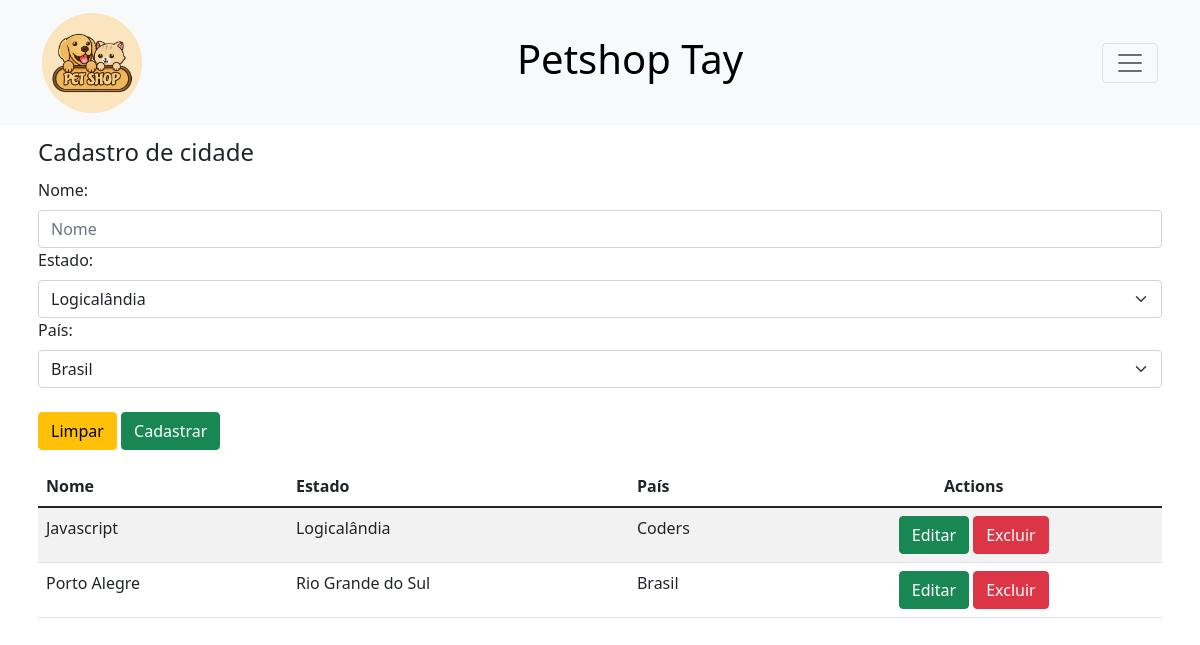
Screenshot of /view/FrmCidade.php with the database file from the repository.
### tables this page shows
CREATE TABLE `cidade` (
  `id` int(11) NOT NULL,
  `nome` varchar(255) NOT NULL,
  `id_estado` int(11) DEFAULT NULL,
  `id_pais` int(11) DEFAULT NULL
);

CREATE TABLE `estado` (
  `id` int(11) NOT NULL,
  `nome` varchar(255) DEFAULT NULL,
  `uf` varchar(10) DEFAULT NULL,
  `id_pais` int(11) DEFAULT NULL
);

CREATE TABLE `pais` (
  `id` int(11) NOT NULL,
  `nome` varchar(255) DEFAULT NULL,
  `sigla` varchar(20) DEFAULT NULL
);

### DAO/Conexao.php (called while the page is built, shortened)
<?php
class Conexao{
    public static function abrir(){
        $banco = "petshoptay";
        $local = "localhost";
        $usuario = "root";
        $senha = "password";
        $conn = mysqli_connect($local, $usuario, $senha, $banco);
        if($conn){
            return $conn;
        }else{
            return NULL;
        }
    }
    public static function consultar($sql){
        $conn = self::abrir();
        if($conn){
            $result = mysqli_query($conn, $sql);
            return $result;
        }
        return NULL;
    }
}

### DAO/EstadoDao.php (called while the page is built, shortened)
<?php
include_once "../DAO/Conexao.php";
include_once "../model/EstadoModel.php";
class EstadoDao
{
    public static function buscar()
    {
        $sql = "SELECT id, nome, uf, id_pais FROM estado ORDER BY nome";
        $result = Conexao::consultar($sql);
        $lista = new ArrayObject();
        if ($result != null) {
            while (list($_id, $_nome, $_uf, $_pais) = mysqli_fetch_row($result)) {
                $estado = new Estado();
                $estado->setId($_id);
                $estado->setNome($_nome);
                $estado->setUf($_uf);
                $estado->setPais($_pais);
                $lista->append($estado);
            }
        }
        return $lista;
    }
}

### model/EstadoModel.php (called while the page is built, shortened)
<?php
class Estado
{
    private $id;
    private $nome;
    public function __construct($nome = null, $uf = null, $pais = null)
    {
        $this->nome = $nome;
    }
    public function getId()
    {
        return $this->id;
    }
    public function setId($id)
    {
        $this->id = $id;
        return $this;
    }
    public function getNome()
    {
        return $this->nome;
    }
    public function setNome($nome)
    {
        $this->nome = $nome;
        return $this;
    }
    public function setUf($uf)
    {
        return $this;
    }
    public function setPais($pais)
    {
        return $this;
    }
}

### DAO/PaisDao.php (called while the page is built, shortened)
<?php
include_once "../DAO/Conexao.php";
include_once "../model/PaisModel.php";
class PaisDao{
    public static function buscar(){
        $sql = "SELECT id, nome, sigla FROM pais ORDER BY nome";
        $result = Conexao::consultar($sql);
        $lista = new ArrayObject();
        if($result != null){
            while(list($_id, $_nome, $_sigla) = mysqli_fetch_row($result)){
                $pais = new Pais();
                $pais->setId($_id);
                $pais->setNome($_nome);
                $pais->setSigla($_sigla);
                $lista->append($pais);
            }
        }
        return $lista;
    }
}

### model/PaisModel.php (called while the page is built, shortened)
<?php
class Pais
{
    private $id;
    private $nome;
    public function __construct($nome = NULL, $sigla = NULL){
        $this->nome = $nome;
    }
    public function getId(){
        return $this->id;
    }
    public function setId($id){
        $this->id = $id;
        return $this;
    }
    public function getNome(){
        return $this->nome;
    }
    public function setNome($nome){
        $this->nome = $nome;
        return $this;
    }
    public function setSigla($sigla){
        return $this;
    }
}

### DAO/CidadeDao.php (called while the page is built, shortened)
<?php
include_once "../DAO/Conexao.php";
include_once "../model/CidadeModel.php";
class CidadeDao
{
    public static function buscar()
    {
        $sql = "SELECT id, nome, id_estado, id_pais FROM cidade ORDER BY nome";
        $result = Conexao::consultar($sql);
        $lista = new ArrayObject();
        if ($result != null) {
            while (list($_id, $_nome, $_estado, $_pais) = mysqli_fetch_row($result)) {
                $cidade = new cidade();
                $cidade->setId($_id);
                $cidade->setNome($_nome);
                $cidade->setEstado($_estado);
                $cidade->setPais($_pais);
                $lista->append($cidade);
            }
        }
        return $lista;
    }
}

### model/CidadeModel.php (called while the page is built)
<?php
class Cidade
{
    private $id;
    private $nome;
    private $estado;
    private $pais;
    public function __construct($nome = null, $estado = null, $pais = null)
    {
        $this->nome = $nome;
        $this->estado = $estado;
        $this->pais = $pais;
    }
    public function getId()
    {
        return $this->id;
    }
    public function setId($id)
    {
        $this->id = $id;
        return $this;
    }
    public function getNome()
    {
        return $this->nome;
    }
    public function setNome($nome)
    {
        $this->nome = $nome;
        return $this;
    }
    public function getEstado()
    {
        return $this->estado;
    }
    public function setEstado($estado)
    {
        $this->estado = $estado;
        return $this;
    }
    public function getPais()
    {
        return $this->pais;
    }
    public function setPais($pais)
    {
        $this->pais = $pais;
        return $this;
    }
}

### view/FrmCidade.php (the view, shortened to what this page needs)
<?php
$action = 'inserir';
include_once "../DAO/EstadoDao.php";
include_once "../DAO/PaisDao.php";
include_once "../DAO/CidadeDao.php";
$listaCidades = CidadeDao::buscar();
?>
<!DOCTYPE html>
<html lang="pt-br">
<head>
    <link href="https://cdn.jsdelivr.net/npm/bootstrap@5.1.3/dist/css/bootstrap.min.css" rel="stylesheet">
</head>
<body>
    <header>
        <nav class="navbar navbar-light bg-light">
            <div class="d-flex container">
                <a class="navbar-brand" href="../index.php">
                    <img src="../assets/logo.jpg" style="border-radius: 50%;" width="100px" alt="">
                </a>
                <h1><a href="../index.php" class="d-xxl-none" style="text-decoration: none; color: black">Petshop Tay</a></h1>
                <button class="navbar-toggler" type="button" data-bs-toggle="collapse" data-bs-target="#navbarNav" aria-controls="navbarNav" aria-expanded="false" aria-label="Toggle navigation">
                    <span class="navbar-toggler-icon"></span>
                </button>
            </div>
        </nav>
    </header>
    <div class="container p-2">
        <fieldset>
            <legend>Cadastro de cidade</legend>
            <form method="POST" action="../controller/CidadeController.php?<?= $action ?>">
                <label class="form-label">Nome: </label>
                <input type="text" value="<?= $values['nome'] ?? '' ?>" placeholder="Nome" class="form-control" name="txtNome" required>
                <label class="form-label">Estado: </label>
                <select class="form-select" name="txtEstado" required>
                    <?php
                    $listaEstado = EstadoDao::buscar();
                    foreach ($listaEstado as $estados) {
                        echo "<option " . (isset($values) ?? ($values['estado'] == $estados->getId() ? 'selected' : '')) . " value='{$estados->getId()}'>{$estados->getNome()}</option>";
                    }
                    ?>
                </select>
                <label class="form-label">País: </label>
                <select class="form-select" name="txtPais">
                    <?php
                    $listaPais = PaisDao::buscar();
                    foreach ($listaPais as $paises) {
                        echo "<option " . (isset($values) ?? ($values['pais'] == $paises->getId() ? 'selected' : '')) . " value='{$paises->getId()}'>{$paises->getNome()}</option>";
                    }
                    ?>
                </select>
                <br>
                <input type="reset" value="Limpar" class="btn btn-warning">
                <input type="submit" value="<?= isset($_REQUEST['editar']) ? 'Editar' : 'Cadastrar' ?>" class="btn btn-success">
            </form>
        </fieldset>
    </div>
    <div class="container p-2">
        <div class="table-responsive">
            <table class="table table-striped">
                <thead>
                    <tr class="text-nowrap">
                        <th>Nome</th>
                        <th>Estado</th>
                        <th>País</th>
                        <th class="text-center">Actions</th>
                    </tr>
                </thead>
                <tbody>
                    <?php
                    foreach ($listaCidades as $cidade) {
                        echo "<tr class='text-nowrap'>";
                        echo "<td> {$cidade->getNome()} </td>";
                        foreach ($listaEstado as $estado) {
                            if ($estado->getId() == $cidade->getEstado()) {
                                echo "<td> {$estado->getNome()} </td>";
                            }
                        }
                        foreach ($listaPais as $pais) {
                            if ($pais->getId() == $cidade->getPais()) {
                                echo "<td> {$pais->getNome()} </td>";
                            }
                        }
                        echo "<td class='text-center'>
                            <a href='FrmCidade.php?editar&id={$cidade->getId()}' class='btn btn-success'>Editar</a>
                            <a local='Cidade' key='{$cidade->getId()}' class='btn btn-danger excluir'>Excluir</a>
                        </td>";
                        echo "</tr>";
                    }
                    ?>
                </tbody>
            </table>
        </div>
    </div>
    <?php
    include "templates/footer.php";
    ?>

### rows the page displays
cidade: nome "Javascript"
estado: nome "Logicalândia"
pais: nome "Coders"
cidade: nome "Porto Alegre"
estado: nome "Rio Grande do Sul"
pais: nome "Brasil"

### other values shown
form field txtEstado "Logicalândia"
form field txtPais "Brasil"
